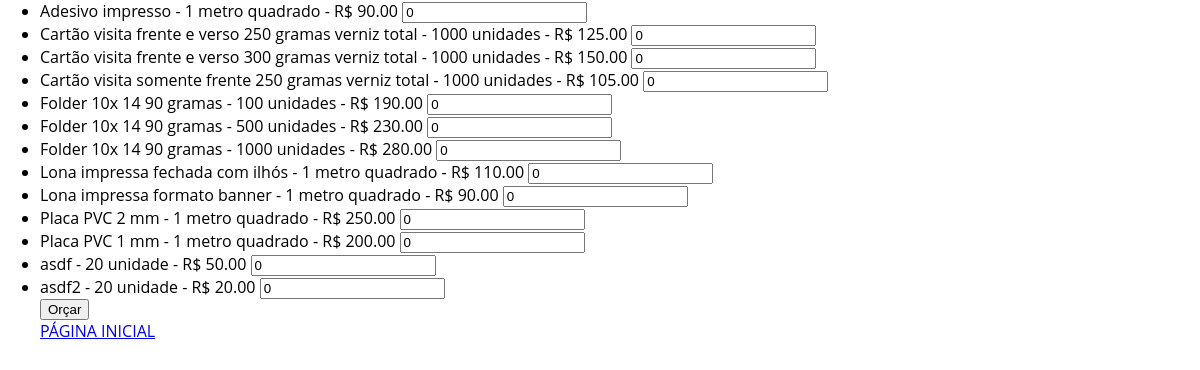
Page /catalogo/ on the earlier database version.
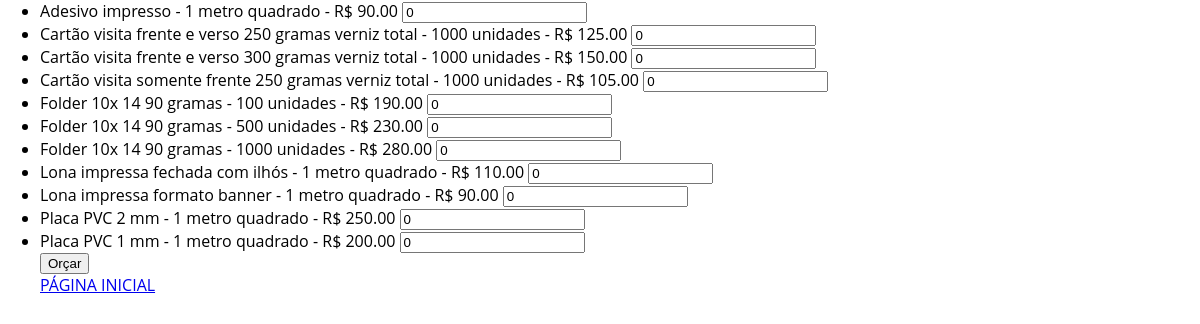
Same page on the later database version.
### orcamentos/models.py (models this page shows)
class Produto(models.Model):
    nome = models.CharField(max_length=200)
    descricao = models.TextField(max_length=600)
    preco = models.DecimalField(max_digits=9, decimal_places=2)
    tipo_unidade = models.CharField(max_length=200, default="unidades")
    valor_unidade = models.PositiveIntegerField(default=1)
    def __str__(self):
        return f"{self.nome} - {self.valor_unidade} {self.tipo_unidade} - R$ {self.preco}"

### orcamentos/views.py (the view)
# urls.py: path('catalogo/', views.catalogo, name="catalogo"),
def catalogo(request):
    produtos = Produto.objects.order_by('nome')
    context = {'produtos': produtos}
    return render(request, 'orcamentos/catalogo.html', context)

### orcamentos/templates/orcamentos/catalogo.html (shortened to what this page needs)
{% load static %}
<head>
	<link rel="stylesheet" type="text/css" href="{% static 'css/styles.css' %}"/>
</head>
{% if produtos %}
	<form action="{% url 'orcamentos:orcamento' %}" method="post">
	<ul>
	{% for produto in produtos %}
		<li>
		<label>{{ produto }}</label>
		{% if produto.tipo_unidade == 'unidades' %}
		<input type="number" value="0" min="0" step="1" name="{{produto.id}}">
		{% else %}
		<input type="number" value="0" min="0" step="0.1" name="{{produto.id}}">
		{% endif %}
		</li>
	{% endfor %}
	<input type="submit" value="Orçar">
	</form>
{% else %}
	<p>Não há produtos cadastrados</p>
{% endif %}
<p><a href="/">PÁGINA INICIAL</a></p>

### orcamentos/static/css/styles.css (style rules this page uses)
h1, h2, h3, h4, h5, p, span { margin:0; color:#666; }

Differences in the rows shown:
removed Produto: nome+valor_unidade+tipo_unidade "asdf - 20 unidade - R$ 50.00"
removed Produto: nome+valor_unidade+tipo_unidade "asdf2 - 20 unidade - R$ 20.00"
